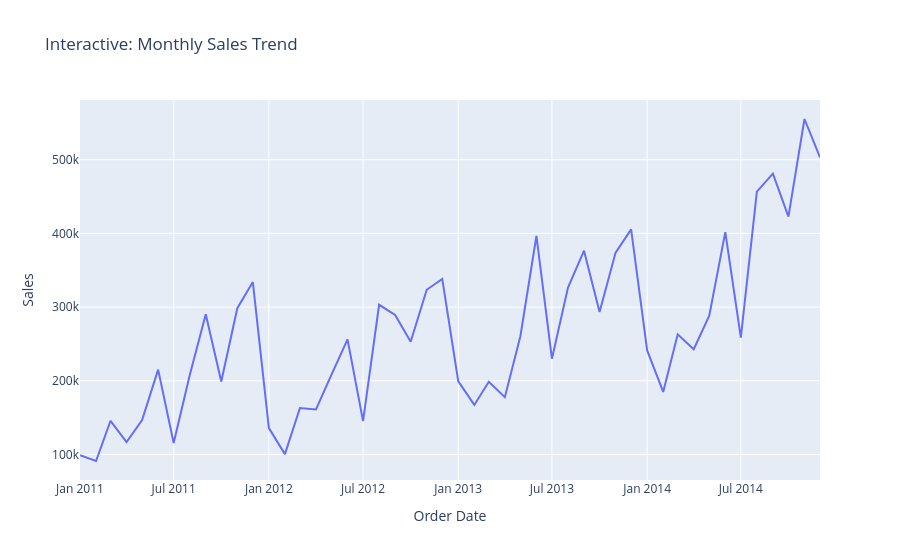

Here is the notebook cell this chart was saved with:
### Code cell
monthly_df = monthly.reset_index()
monthly_df['Order Date'] = monthly_df['Order Date'].astype(str)

fig2 = px.line(monthly_df, x='Order Date', y='Sales', title='Interactive: Monthly Sales Trend')
fig2.write_html('../reports/interactive_monthly_trend.html')
fig2.show()

### Figure 1 — Plotly figure (JSON) as saved in the notebook; plotly's stock layout.template omitted (floating-point values rounded to 4 significant figures)
{"data": [{"hovertemplate": "Order Date=%{x}<br>Sales=%{y}<extra></extra>", "legendgroup": "", "line": {"color": "#636efa", "dash": "solid"}, "marker": {"symbol": "circle"}, "mode": "lines", "name": "", "orientation": "v", "showlegend": false, "type": "scatter", "x": ["2011-01", "2011-02", "2011-03", "2011-04", "2011-05", "2011-06", "2011-07", "2011-08", "2011-09", "2011-10", "2011-11", "2011-12", "2012-01", "2012-02", "2012-03", "2012-04", "2012-05", "2012-06", "2012-07", "2012-08", "2012-09", "2012-10", "2012-11", "2012-12", "2013-01", "2013-02", "2013-03", "2013-04", "2013-05", "2013-06", "2013-07", "2013-08", "2013-09", "2013-10", "2013-11", "2013-12", "2014-01", "2014-02", "2014-03", "2014-04", "2014-05", "2014-06", "2014-07", "2014-08", "2014-09", "2014-10", "2014-11", "2014-12"], "xaxis": "x", "y": [98900.0, 91150.0, 145700.0, 116900.0, 146700.0, 215200.0, 115500.0, 207600.0, 290200.0, 199100.0, 298500.0, 333900.0, 135800.0, 100500.0, 163100.0, 161100.0, 208400.0, 256200.0, 145200.0, 303100.0, 289400.0, 252900.0, 323500.0, 338300.0, 199200.0, 167200.0, 198600.0, 177800.0, 260500.0, 396500.0, 229900.0, 326500.0, 376600.0, 293400.0, 374000.0, 405500.0, 241300.0, 184800.0, 263100.0, 242800.0, 288400.0, 401800.0, 258700.0, 456600.0, 481200.0, 422800.0, 555300.0, 503100.0], "yaxis": "y"}], "layout": {"legend": {"tracegroupgap": 0}, "title": {"text": "Interactive: Monthly Sales Trend"}, "xaxis": {"anchor": "y", "domain": [0, 1], "title": {"text": "Order Date"}}, "yaxis": {"anchor": "x", "domain": [0, 1], "title": {"text": "Sales"}}}}
